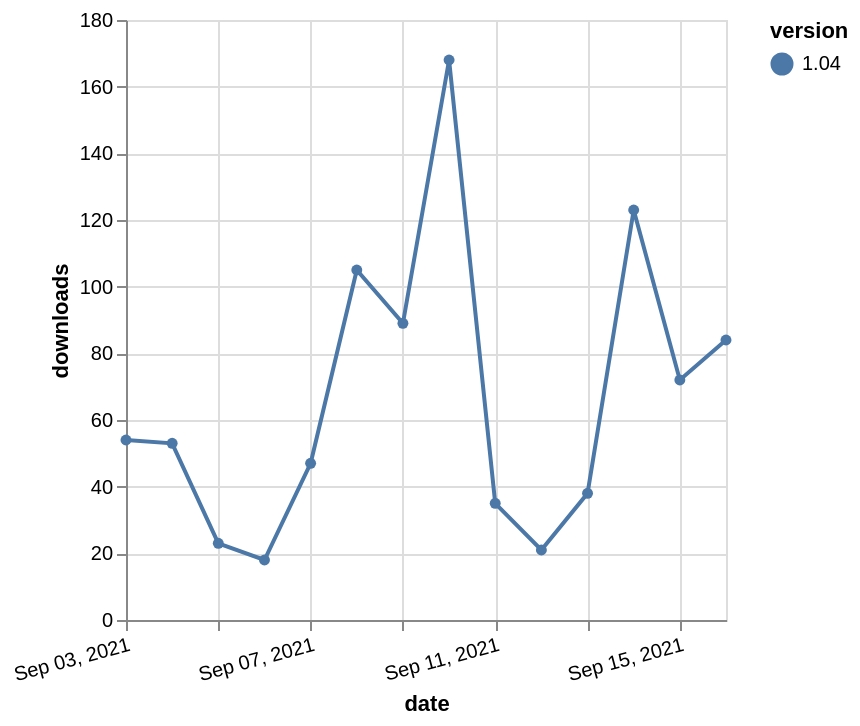

Write the Vega-Lite specification saved for this chart.
### Vega-Lite specification from a JSON file in a GitHub repository (floating-point values rounded to 4 significant figures)
{"$schema": "https://vega.github.io/schema/vega-lite/v5.json", "description": "A simple bar chart with embedded data.", "data": {"values": [{"date": "2021-09-03", "total": 82280, "delta": 54, "version": "1.04"}, {"date": "2021-09-04", "total": 82333, "delta": 53, "version": "1.04"}, {"date": "2021-09-05", "total": 82356, "delta": 23, "version": "1.04"}, {"date": "2021-09-06", "total": 82374, "delta": 18, "version": "1.04"}, {"date": "2021-09-07", "total": 82421, "delta": 47, "version": "1.04"}, {"date": "2021-09-08", "total": 82526, "delta": 105, "version": "1.04"}, {"date": "2021-09-09", "total": 82615, "delta": 89, "version": "1.04"}, {"date": "2021-09-10", "total": 82783, "delta": 168, "version": "1.04"}, {"date": "2021-09-11", "total": 82818, "delta": 35, "version": "1.04"}, {"date": "2021-09-12", "total": 82839, "delta": 21, "version": "1.04"}, {"date": "2021-09-13", "total": 82877, "delta": 38, "version": "1.04"}, {"date": "2021-09-14", "total": 83000, "delta": 123, "version": "1.04"}, {"date": "2021-09-15", "total": 83072, "delta": 72, "version": "1.04"}, {"date": "2021-09-16", "total": 83156, "delta": 84, "version": "1.04"}]}, "width": "container", "mark": {"type": "line", "point": {"filled": true}}, "encoding": {"x": {"field": "date", "type": "temporal", "timeUnit": "yearmonthdate", "title": "date", "axis": {"labelAngle": -15}}, "y": {"field": "delta", "type": "quantitative", "title": "downloads"}, "color": {"field": "version", "type": "nominal"}, "tooltip": {"field": "delta"}}}
